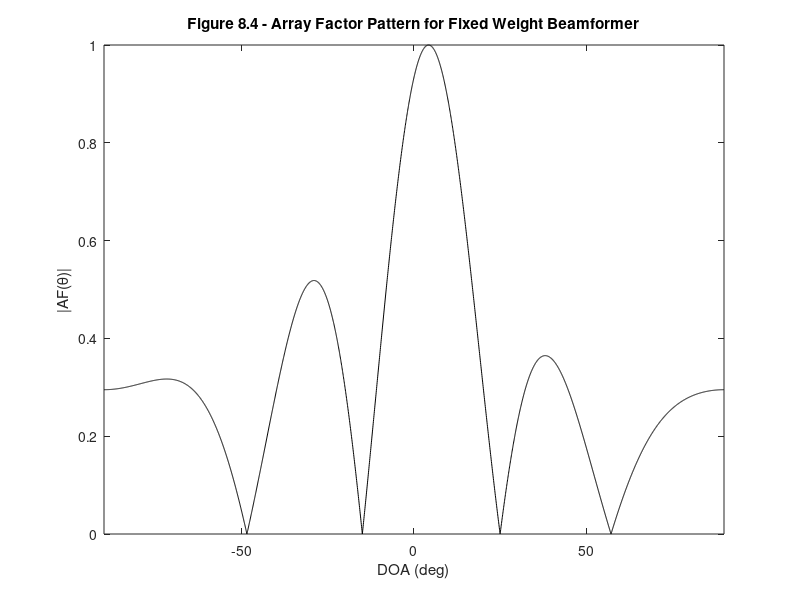

Write the MATLAB code that produced this figure.
%%%%%%%%%%%%%%%%%%%%%%%%%%%%%%%%%%%%%%%%%%%%%%%%%%%%%%%%%%%%%%%
%%                                                           %%
%%  ******************************************************   %%
%%  * Smart Antennas for Wireless Applications w/ Matlab *   %%
%%  ******************************************************   %%
%%                                                           %%
%% Chapter 8: Ex 8.1                                         %%
%%                                                           %%
%% Author: Frank Gross                                       %%
%% McGraw-Hill, 2005                                         %%
%% Date:  3/05/2005                                          %%
%%                                                           %%
%% This code produces Figure 8.4, determines the weights for %%
%%     directing the main beam of an N = 5, d = 0.5 ULA      %%
%%     towards a desired user at tho = 0 deg and nulling     %%
%%     interferers at 25, -15 deg using the Max SINR method. %%
%%     The resulting weighted array factor pattern is plotted%%
%%     vs. arrival angle.                                    %%
%%%%%%%%%%%%%%%%%%%%%%%%%%%%%%%%%%%%%%%%%%%%%%%%%%%%%%%%%%%%%%%      

%%------------------- Define Variables:----------------------%%
% M - # of elements in array                                  %
% d- element spacing in wavelengths                           %
% theta - arrival angle of desired users and interferers (rad)%
% a0,a1,a2 - steering vectors of desired user and interferer  %
% A - matrix of steering vectors                              %
% w - weights of ULA determined using Max SINR method         %
% th - range of AOA's (rad)                                   %
% y - weighted array output                                   %
%%-----------------------------------------------------------%%

%----- Enter given values -----%

M = 5; d = 0.5; theta = [0 25 -15]*pi/180; 

u = [1;zeros(length(theta)-1,1)];

%----- Determine steering vectors and matrix of steering vectors -----%

a0 = []; a1 = []; a2 = [];
i = -(M/2-.5):(M/2-.5)
a0 = exp(1j*i*2*pi*d*sin(theta(1))).'; 
a1 = exp(1j*i*2*pi*d*sin(theta(2))).'; 
a2 = exp(1j*i*2*pi*d*sin(theta(3))).'; 

A = [a0,a1,a2];

%----- Determine Array Weights -----%

w = u.'*A'*inv(A*A'+1e-9*eye(M));  % add small value to diagonal
                                   % of A*A' so inverse is non-singular                                 
                                   
%----- Display normalized weights -----%

disp(' ')
disp('  The array weights for the Maximum SIR beamformer are:')
disp(' ')
for m = 1:length(w)
    disp(['   w',num2str(m),' = ',num2str(conj(w(m)),3)])
end

% We display conj(w) because the weights solved for above are actually
%    equal to w' where (') is the Hermitian transpose operator  

%----- Determine Array Factor -----%

th = -pi/2:.001:pi/2;

y = 0;
for l = -(M/2-.5):M/2-.5
    y = y + w(l+(M/2+.5)).*exp(1j*l*2*pi*d*sin(th));
end

%----- Plot Results -----%

plot(th*180/pi,abs(y)/max(abs(y)),'k')
axis([-90 90 0 1])
title('\bfFigure 8.4 - Array Factor Pattern for Fixed Weight Beamformer')
xlabel('DOA (deg)'), ylabel('|AF(\theta)|')
